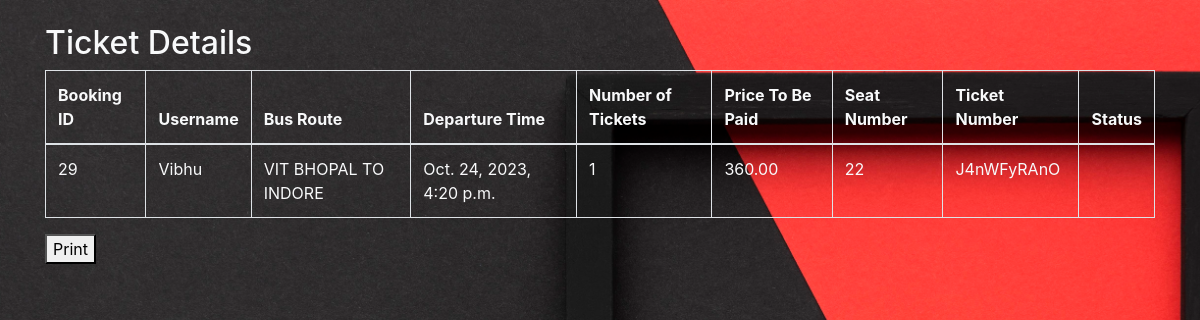
Page /ticket-details/29/ on the committed database.
### busapp1/models.py (models this page shows, shortened)
class Booking(models.Model):
    user = models.ForeignKey(User, on_delete=models.CASCADE)
    bus = models.ForeignKey(Bus, on_delete=models.CASCADE)
    num_tickets = models.IntegerField( default=1)
    booking_time = models.DateTimeField()
    name = models.CharField(max_length=255, default="")
    address = models.TextField(default="")
    phone = models.CharField(max_length=15, default="")
    age = models.IntegerField(default=0)
    ticket_number = models.CharField(max_length=10,unique=True,default="")  # Add ticket_number
    seat_number = models.IntegerField(null=True, default=None)  # Add seat_number
    total_price = models.DecimalField(max_digits=8, decimal_places=2, default=0.00)  # Add ticket_price

class Bus(models.Model):
    name = models.CharField(max_length=100)
    departure_time = models.DateTimeField(default=default_departure_time)
    total_seats = models.IntegerField()
    available_seats = models.IntegerField()
    ticket_price = models.DecimalField(max_digits=8, decimal_places=2, default=0.00)  # Add ticket_price

### busapp1/views.py (the view)
# urls.py: path('ticket-details/<int:booking_id>/', TicketDetails.as_view(), name='ticket_details'),
class TicketDetails(View):
    def get(self, request, booking_id):
        try:
            booking = Booking.objects.get(pk=booking_id)
            return render(request, 'ticket_details.html', {'booking': booking})
        except Booking.DoesNotExist:
            return render(request, 'ticket_details.html', {'booking': None})

### template/ticket_details.html (shortened to what this page needs)
<!DOCTYPE html>
<html lang="en">
<head>
    <link rel="stylesheet" href="https://maxcdn.bootstrapcdn.com/bootstrap/4.5.2/css/bootstrap.min.css">
    <link rel="stylesheet" href="/static/custom.css">
</head>
<body  >
    <div class="container mt-4 text-light">
        <h2>Ticket Details</h2>
        <div class="row">
            <div class="col-md-12">
                <table class="table table-bordered text-light">
                    <thead>
                        <tr>
                            <th>Booking ID</th>
                            <th>Username</th>
                            <th>Bus Route</th>
                            <th>Departure Time</th>
                            <th>Number of Tickets</th>
                            <th>Price To Be Paid</th>
                            <th>Seat Number</th>
                            <th>Ticket Number</th>
                            <th>Status</th>
                        </tr>
                    </thead>
                    <tbody>
                        <tr>
                            <td>{{ booking.id }}</td>
                            <td>{{ booking.user }}</td>
                            <td>{{ booking.bus.name }}</td>
                            <td>{{ booking.bus.departure_time }}</td>
                            <td>{{ booking.num_tickets }}</td>
                            <td>{{ booking.total_price }}</td>
                            <td>{{ booking.seat_number }}</td>
                            <td>{{ booking.ticket_number }}</td>
                            <td>{{ booking.status }}</td>
                        </tr>
                    </tbody>
                </table>
            </div>
        </div>
        <button onclick="window.print()">Print</button>
    </div>
</body>
</html>

### static/custom.css (style rules this page uses)
body { min-height: 100vh; background-image: url("/static/black-frame-with-copy-space-top-view.jpg"); background-size: cover; background-position: center; background-attachment: fixed; }

### rows in the picture
Booking: id "29", user "Vibhu", bus.name "VIT BHOPAL TO INDORE", bus.departure_time "Oct. 24, 2023, 4:20 p.m.", num_tickets "1", total_price "360.00", seat_number "22", ticket_number "J4nWFyRAnO"
